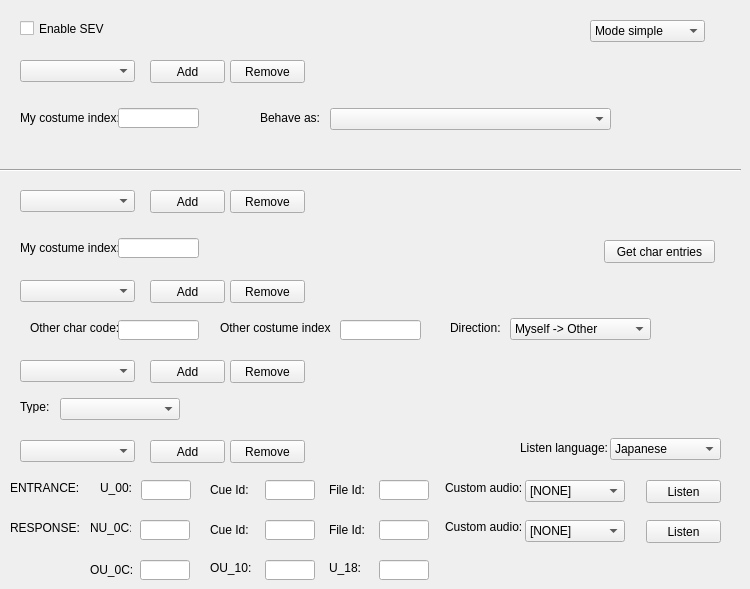
    <widget class="QWidget" name="sevTab">
     <property name="autoFillBackground">
      <bool>true</bool>
     </property>
     <attribute name="title">
      <string>SEV</string>
     </attribute>
     <widget class="QCheckBox" name="sevCheck">
      <property name="geometry">
       <rect>
        <x>20</x>
        <y>20</y>
        <width>121</width>
        <height>17</height>
       </rect>
      </property>
      <property name="text">
       <string>Enable SEV</string>
      </property>
     </widget>
     <widget class="QComboBox" name="sevModeComboBox">
      <property name="geometry">
       <rect>
        <x>590</x>
        <y>20</y>
        <width>115</width>
        <height>22</height>
       </rect>
      </property>
      <item>
       <property name="text">
        <string>Mode simple</string>
       </property>
      </item>
      <item>
       <property name="text">
        <string>Mode custom</string>
       </property>
      </item>
     </widget>
     <widget class="QComboBox" name="sevHLCostComboBox">
      <property name="geometry">
       <rect>
        <x>20</x>
        <y>60</y>
        <width>115</width>
        <height>22</height>
       </rect>
      </property>
     </widget>
     <widget class="QPushButton" name="sevHLAddButton">
      <property name="geometry">
       <rect>
        <x>150</x>
        <y>60</y>
        <width>75</width>
        <height>23</height>
       </rect>
      </property>
      <property name="text">
       <string>Add</string>
      </property>
     </widget>
     <widget class="QPushButton" name="sevHLRemoveButton">
      <property name="geometry">
       <rect>
        <x>230</x>
        <y>60</y>
        <width>75</width>
        <height>23</height>
       </rect>
      </property>
      <property name="text">
       <string>Remove</string>
      </property>
     </widget>
     <widget class="QLabel" name="label_79">
      <property name="geometry">
       <rect>
        <x>20</x>
        <y>110</y>
        <width>101</width>
        <height>16</height>
       </rect>
      </property>
      <property name="text">
       <string>My costume index:</string>
      </property>
     </widget>
     <widget class="QLineEdit" name="sevHLCostIndexEdit">
      <property name="geometry">
       <rect>
        <x>118</x>
        <y>108</y>
        <width>81</width>
        <height>20</height>
       </rect>
      </property>
     </widget>
     <widget class="Line" name="line">
      <property name="geometry">
       <rect>
        <x>0</x>
        <y>160</y>
        <width>741</width>
        <height>20</height>
       </rect>
      </property>
      <property name="orientation">
       <enum>Qt::Horizontal</enum>
      </property>
     </widget>
     <widget class="QComboBox" name="sevLLCostComboBox">
      <property name="geometry">
       <rect>
        <x>20</x>
        <y>190</y>
        <width>115</width>
        <height>22</height>
       </rect>
      </property>
     </widget>
     <widget class="QPushButton" name="sevLLAddButton">
      <property name="geometry">
       <rect>
        <x>150</x>
        <y>190</y>
        <width>75</width>
        <height>23</height>
       </rect>
      </property>
      <property name="text">
       <string>Add</string>
      </property>
     </widget>
     <widget class="QPushButton" name="sevLLRemoveButton">
      <property name="geometry">
       <rect>
        <x>230</x>
        <y>190</y>
        <width>75</width>
        <height>23</height>
       </rect>
      </property>
      <property name="text">
       <string>Remove</string>
      </property>
     </widget>
     <widget class="QToolButton" name="sevLLCopyButton">
      <property name="geometry">
       <rect>
        <x>604</x>
        <y>240</y>
        <width>111</width>
        <height>23</height>
       </rect>
      </property>
      <property name="text">
       <string>Get char entries</string>
      </property>
      <property name="popupMode">
       <enum>QToolButton::InstantPopup</enum>
      </property>
      <property name="toolButtonStyle">
       <enum>Qt::ToolButtonTextOnly</enum>
      </property>
     </widget>
     <widget class="QLabel" name="label_80">
      <property name="geometry">
       <rect>
        <x>260</x>
        <y>110</y>
        <width>71</width>
        <height>16</height>
       </rect>
      </property>
      <property name="text">
       <string>Behave as:</string>
      </property>
     </widget>
     <widget class="QComboBox" name="sevHLCharComboBox">
      <property name="geometry">
       <rect>
        <x>330</x>
        <y>108</y>
        <width>281</width>
        <height>22</height>
       </rect>
      </property>
     </widget>
     <widget class="QLabel" name="label_81">
      <property name="geometry">
       <rect>
        <x>20</x>
        <y>240</y>
        <width>101</width>
        <height>16</height>
       </rect>
      </property>
      <property name="text">
       <string>My costume index:</string>
      </property>
     </widget>
     <widget class="QLineEdit" name="sevLLCostIndexEdit">
      <property name="geometry">
       <rect>
        <x>118</x>
        <y>238</y>
        <width>81</width>
        <height>20</height>
       </rect>
      </property>
     </widget>
     <widget class="QLabel" name="label_82">
      <property name="geometry">
       <rect>
        <x>30</x>
        <y>320</y>
        <width>91</width>
        <height>16</height>
       </rect>
      </property>
      <property name="text">
       <string>Other char code:</string>
      </property>
     </widget>
     <widget class="QLineEdit" name="sevLLCodeEdit">
      <property name="geometry">
       <rect>
        <x>118</x>
        <y>320</y>
        <width>81</width>
        <height>20</height>
       </rect>
      </property>
     </widget>
     <widget class="QLabel" name="label_83">
      <property name="geometry">
       <rect>
        <x>220</x>
        <y>320</y>
        <width>111</width>
        <height>16</height>
       </rect>
      </property>
      <property name="text">
       <string>Other costume index:</string>
      </property>
     </widget>
     <widget class="QLineEdit" name="sevLLOtherCostEdit">
      <property name="geometry">
       <rect>
        <x>340</x>
        <y>320</y>
        <width>81</width>
        <height>20</height>
       </rect>
      </property>
     </widget>
     <widget class="QLabel" name="label_84">
      <property name="geometry">
       <rect>
        <x>450</x>
        <y>320</y>
        <width>61</width>
        <height>16</height>
       </rect>
      </property>
      <property name="text">
       <string>Direction:</string>
      </property>
     </widget>
     <widget class="QComboBox" name="sevLLDirectionComboBox">
      <property name="geometry">
       <rect>
        <x>510</x>
        <y>318</y>
        <width>141</width>
        <height>22</height>
       </rect>
      </property>
      <item>
       <property name="text">
        <string>Myself -&gt; Other</string>
       </property>
      </item>
      <item>
       <property name="text">
        <string>Other -&gt; Myself</string>
       </property>
      </item>
     </widget>
     <widget class="QComboBox" name="sevLLCharComboBox">
      <property name="geometry">
       <rect>
        <x>20</x>
        <y>280</y>
        <width>115</width>
        <height>22</height>
       </rect>
      </property>
     </widget>
     <widget class="QPushButton" name="sevLLCharAddButton">
      <property name="geometry">
       <rect>
        <x>150</x>
        <y>280</y>
        <width>75</width>
        <height>23</height>
       </rect>
      </property>
      <property name="text">
       <string>Add</string>
      </property>
     </widget>
     <widget class="QPushButton" name="sevLLCharRemoveButton">
      <property name="geometry">
       <rect>
        <x>230</x>
        <y>280</y>
        <width>75</width>
        <height>23</height>
       </rect>
      </property>
      <property name="text">
       <string>Remove</string>
      </property>
     </widget>
     <widget class="QComboBox" name="sevLLEventsComboBox">
      <property name="geometry">
       <rect>
        <x>20</x>
        <y>360</y>
        <width>115</width>
        <height>22</height>
       </rect>
      </property>
     </widget>
     <widget class="QPushButton" name="sevLLEventsAddButton">
      <property name="geometry">
       <rect>
        <x>150</x>
        <y>360</y>
        <width>75</width>
        <height>23</height>
       </rect>
      </property>
      <property name="text">
       <string>Add</string>
      </property>
     </widget>
     <widget class="QPushButton" name="sevLLEventsRemoveButton">
      <property name="geometry">
       <rect>
        <x>230</x>
        <y>360</y>
        <width>75</width>
        <height>23</height>
       </rect>
      </property>
      <property name="text">
       <string>Remove</string>
      </property>
     </widget>
     <widget class="QLabel" name="label_85">
      <property name="geometry">
       <rect>
        <x>20</x>
        <y>400</y>
        <width>47</width>
        <height>13</height>
       </rect>
      </property>
      <property name="text">
       <string>Type:</string>
      </property>
     </widget>
     <widget class="QComboBox" name="sevLLEvEntriesComboBox">
      <property name="geometry">
       <rect>
        <x>20</x>
        <y>440</y>
        <width>115</width>
        <height>22</height>
       </rect>
      </property>
     </widget>
     <widget class="QPushButton" name="sevLLEvEntriesAddButton">
      <property name="geometry">
       <rect>
        <x>150</x>
        <y>440</y>
        <width>75</width>
        <height>23</height>
       </rect>
      </property>
      <property name="text">
       <string>Add</string>
      </property>
     </widget>
     <widget class="QPushButton" name="sevLLEvEntriesRemoveButton">
      <property name="geometry">
       <rect>
        <x>230</x>
        <y>440</y>
        <width>75</width>
        <height>23</height>
       </rect>
      </property>
      <property name="text">
       <string>Remove</string>
      </property>
     </widget>
     <widget class="QLabel" name="label_86">
      <property name="geometry">
       <rect>
        <x>100</x>
        <y>480</y>
        <width>31</width>
        <height>16</height>
       </rect>
      </property>
      <property name="text">
       <string>U_00:</string>
      </property>
     </widget>
     <widget class="QLineEdit" name="sevLLEvEntU00Edit">
      <property name="geometry">
       <rect>
        <x>141</x>
        <y>480</y>
        <width>50</width>
        <height>20</height>
       </rect>
      </property>
     </widget>
     <widget class="QLabel" name="label_87">
      <property name="geometry">
       <rect>
        <x>210</x>
        <y>480</y>
        <width>41</width>
        <height>20</height>
       </rect>
      </property>
      <property name="text">
       <string>Cue Id:</string>
      </property>
     </widget>
     <widget class="QLineEdit" name="sevLLEvEntCueIdEdit">
      <property name="geometry">
       <rect>
        <x>265</x>
        <y>480</y>
        <width>50</width>
        <height>20</height>
       </rect>
      </property>
     </widget>
     <widget class="QLabel" name="label_88">
      <property name="geometry">
       <rect>
        <x>329</x>
        <y>480</y>
        <width>41</width>
        <height>20</height>
       </rect>
      </property>
      <property name="text">
       <string>File Id:</string>
      </property>
     </widget>
     <widget class="QLineEdit" name="sevLLEvEntFileIdEdit">
      <property name="geometry">
       <rect>
        <x>379</x>
        <y>480</y>
        <width>50</width>
        <height>20</height>
       </rect>
      </property>
     </widget>
     <widget class="QLabel" name="label_89">
      <property name="geometry">
       <rect>
        <x>90</x>
        <y>560</y>
        <width>51</width>
        <height>20</height>
       </rect>
      </property>
      <property name="text">
       <string>OU_0C:</string>
      </property>
     </widget>
     <widget class="QLineEdit" name="sevLLEvEntU0CEdit">
      <property name="geometry">
       <rect>
        <x>140</x>
        <y>560</y>
        <width>50</width>
        <height>20</height>
       </rect>
      </property>
     </widget>
     <widget class="QLabel" name="label_90">
      <property name="geometry">
       <rect>
        <x>210</x>
        <y>560</y>
        <width>41</width>
        <height>16</height>
       </rect>
      </property>
      <property name="text">
       <string>OU_10:</string>
      </property>
     </widget>
     <widget class="QLineEdit" name="sevLLEvEntU10Edit">
      <property name="geometry">
       <rect>
        <x>265</x>
        <y>560</y>
        <width>50</width>
        <height>20</height>
       </rect>
      </property>
     </widget>
     <widget class="QLabel" name="label_134">
      <property name="geometry">
       <rect>
        <x>90</x>
        <y>520</y>
        <width>41</width>
        <height>16</height>
       </rect>
      </property>
      <property name="text">
       <string>NU_0C:</string>
      </property>
     </widget>
     <widget class="QLineEdit" name="sevLLEvEntNU0CEdit">
      <property name="geometry">
       <rect>
        <x>140</x>
        <y>520</y>
        <width>50</width>
        <height>20</height>
       </rect>
      </property>
     </widget>
     <widget class="QLineEdit" name="sevLLEvEntRespCueIdEdit">
      <property name="geometry">
       <rect>
        <x>265</x>
        <y>520</y>
        <width>50</width>
        <height>20</height>
       </rect>
      </property>
     </widget>
     <widget class="QLineEdit" name="sevLLEvEntRespFileIdEdit">
      <property name="geometry">
       <rect>
        <x>379</x>
        <y>520</y>
        <width>50</width>
        <height>20</height>
       </rect>
      </property>
     </widget>
     <widget class="QLineEdit" name="sevLLEvEntU18Edit">
      <property name="geometry">
       <rect>
        <x>379</x>
        <y>560</y>
        <width>50</width>
        <height>20</height>
       </rect>
      </property>
     </widget>
     <widget class="QLabel" name="label_135">
      <property name="geometry">
       <rect>
        <x>210</x>
        <y>520</y>
        <width>41</width>
        <height>20</height>
       </rect>
      </property>
      <property name="text">
       <string>Cue Id:</string>
      </property>
     </widget>
     <widget class="QLabel" name="label_136">
      <property name="geometry">
       <rect>
        <x>329</x>
        <y>520</y>
        <width>41</width>
        <height>20</height>
       </rect>
      </property>
      <property name="text">
       <string>File Id:</string>
      </property>
     </widget>
     <widget class="QLabel" name="label_137">
      <property name="geometry">
       <rect>
        <x>329</x>
        <y>560</y>
        <width>31</width>
        <height>16</height>
       </rect>
      </property>
      <property name="text">
       <string>U_18:</string>
      </property>
     </widget>
     <widget class="QLabel" name="label_138">
      <property name="geometry">
       <rect>
        <x>10</x>
        <y>480</y>
        <width>71</width>
        <height>16</height>
       </rect>
      </property>
      <property name="text">
       <string>ENTRANCE:</string>
      </property>
     </widget>
     <widget class="QLabel" name="label_139">
      <property name="geometry">
       <rect>
        <x>10</x>
        <y>520</y>
        <width>71</width>
        <height>16</height>
       </rect>
      </property>
      <property name="text">
       <string>RESPONSE:</string>
      </property>
     </widget>
     <widget class="QPushButton" name="sevListenButton">
      <property name="geometry">
       <rect>
        <x>646</x>
        <y>480</y>
        <width>75</width>
        <height>23</height>
       </rect>
      </property>
      <property name="text">
       <string>Listen</string>
      </property>
     </widget>
     <widget class="QPushButton" name="sevListenResponseButton">
      <property name="geometry">
       <rect>
        <x>646</x>
        <y>520</y>
        <width>75</width>
        <height>23</height>
       </rect>
      </property>
      <property name="text">
       <string>Listen</string>
      </property>
     </widget>
     <widget class="QComboBox" name="sevListenLangComboBox">
      <property name="geometry">
       <rect>
        <x>610</x>
        <y>438</y>
        <width>111</width>
        <height>22</height>
       </rect>
      </property>
      <item>
       <property name="text">
        <string>Japanese</string>
       </property>
      </item>
      <item>
       <property name="text">
        <string>English</string>
       </property>
      </item>
     </widget>
     <widget class="QLabel" name="label_140">
      <property name="geometry">
       <rect>
        <x>520</x>
        <y>440</y>
        <width>91</width>
        <height>16</height>
       </rect>
      </property>
      <property name="text">
       <string>Listen language:</string>
      </property>
     </widget>
     <widget class="QComboBox" name="sevLLTypeComboBox">
      <property name="geometry">
       <rect>
        <x>60</x>
        <y>398</y>
        <width>120</width>
        <height>22</height>
       </rect>
      </property>
     </widget>
     <widget class="QLabel" name="label_142">
      <property name="geometry">
       <rect>
        <x>445</x>
        <y>480</y>
        <width>81</width>
        <height>16</height>
       </rect>
      </property>
      <property name="text">
       <string>Custom audio:</string>
      </property>
     </widget>
     <widget class="QComboBox" name="sevLLAudioComboBox">
      <property name="geometry">
       <rect>
        <x>525</x>
        <y>480</y>
        <width>100</width>
        <height>22</height>
       </rect>
      </property>
      <item>
       <property name="text">
        <string>[NONE]</string>
       </property>
      </item>
     </widget>
     <widget class="QLabel" name="label_143">
      <property name="geometry">
       <rect>
        <x>445</x>
        <y>520</y>
        <width>81</width>
        <height>13</height>
       </rect>
      </property>
      <property name="text">
       <string>Custom audio:</string>
      </property>
     </widget>
     <widget class="QComboBox" name="sevLLAudioRespComboBox">
      <property name="geometry">
       <rect>
        <x>525</x>
        <y>520</y>
        <width>100</width>
        <height>22</height>
       </rect>
      </property>
      <item>
       <property name="text">
        <string>[NONE]</string>
       </property>
      </item>
     </widget>
    </widget>
